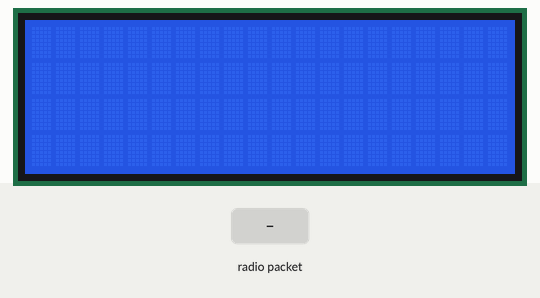
Bench run of a sketch on a simulated Arduino Uno, built with avr-gcc and run on an emulated ATmega328P. Parts: 20×4 character LCD. Inputs (shaded band) come from the test bench. No radio packets arrive unless stated.

Above: at 1.3 s.
1.4 s: radio packet "1" arrives
At 1.9 s:
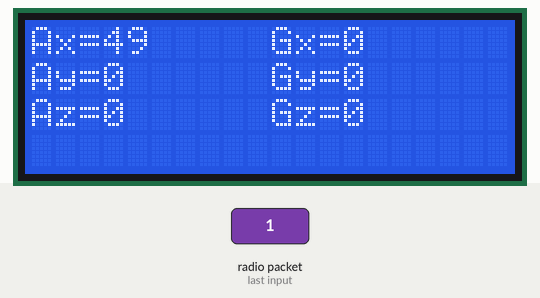
2.9 s: radio packet "0" arrives
4.4 s: radio packet "2" arrives
At 5.4 s:
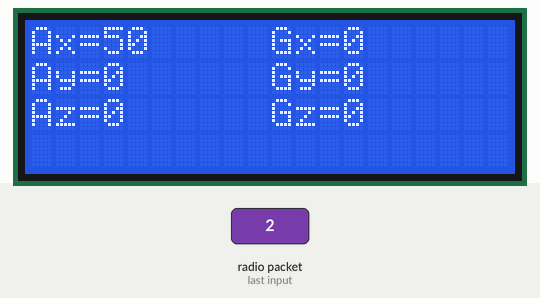
Timing chart, 0 to 7.4 s (numbered marks = the images above; inputs shaded):
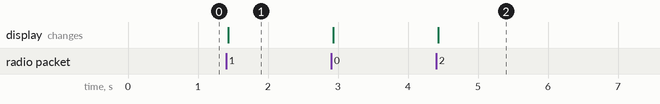

Measured:
- after the input at 1.4 s, the display: changes at once (image 1)
- after the input at 4.4 s, the display: changes at once (image 2)

The sketch:

receiver_20x4lcd.ino
```cpp
#include <LiquidCrystal_I2C.h>
#include <SPI.h>       // Biblioteca SPI pentru transceiver-ul NRF24L01
#include <nRF24L01.h>  // Biblioteca pentru transceiver-ul NRF24L01
#include <RF24.h>      // Biblioteca pentru transceiver-ul NRF24L01
int16_t AcX, AcY, AcZ, GyX, GyY, GyZ;
const byte address[6] = "00001";

RF24 radio(9, 10);  // Inițializarea transceiver-ului NRF24L01 pe pinii 9 și 10

LiquidCrystal_I2C lcd = LiquidCrystal_I2C(0x27, 20, 4);

void setup() {
  lcd.init();
  lcd.backlight();
  radio.begin();
  radio.openReadingPipe(0, address);
  radio.setChannel(30);
  radio.setPALevel(RF24_PA_MAX);
  radio.setDataRate(RF24_1MBPS);
  radio.startListening();
  Serial.begin(9600);
  lcd.begin(20, 4);  // Inițializarea display-ului LCD 20x4
  lcd.clear();
}

void loop() {
  if (radio.available()) {  // Verificarea disponibilității datelor transmise prin transceiver
    uint8_t data[12];       // Buffer pentru
    radio.read(data, 12);   // Recepționarea unui pachet de 12 octeți de date prin transceiver
    int16_t AcX, AcY, AcZ, GyX, GyY, GyZ;
    memcpy(&AcX, data, 2);
    memcpy(&AcY, data + 2, 2);
    memcpy(&AcZ, data + 4, 2);
    memcpy(&GyX, data + 6, 2);
    memcpy(&GyY, data + 8, 2);
    memcpy(&GyZ, data + 10, 2);
    // Afișarea datelor de accelerație și rotație pe display-ul LCD
    lcd.setCursor(0, 0);
    lcd.print("Ax=");
    lcd.setCursor(3, 0);
    lcd.print(AcX);
    lcd.setCursor(0, 1);
    lcd.print("Ay=");
    lcd.setCursor(3, 1);
    lcd.print(AcY);
    lcd.setCursor(0, 2);
    lcd.print("Az=");
    lcd.setCursor(3, 2);
    lcd.print(AcZ);
    lcd.setCursor(10, 0);
    lcd.print("Gx=");
    lcd.setCursor(13, 0);
    lcd.print(GyX);
    lcd.setCursor(10, 1);
    lcd.print("Gy=");
    lcd.setCursor(13, 1);
    lcd.print(GyY);
    lcd.setCursor(10, 2);
    lcd.print("Gz=");
    lcd.setCursor(13, 2);
    lcd.print(GyZ);
  }
}
```
